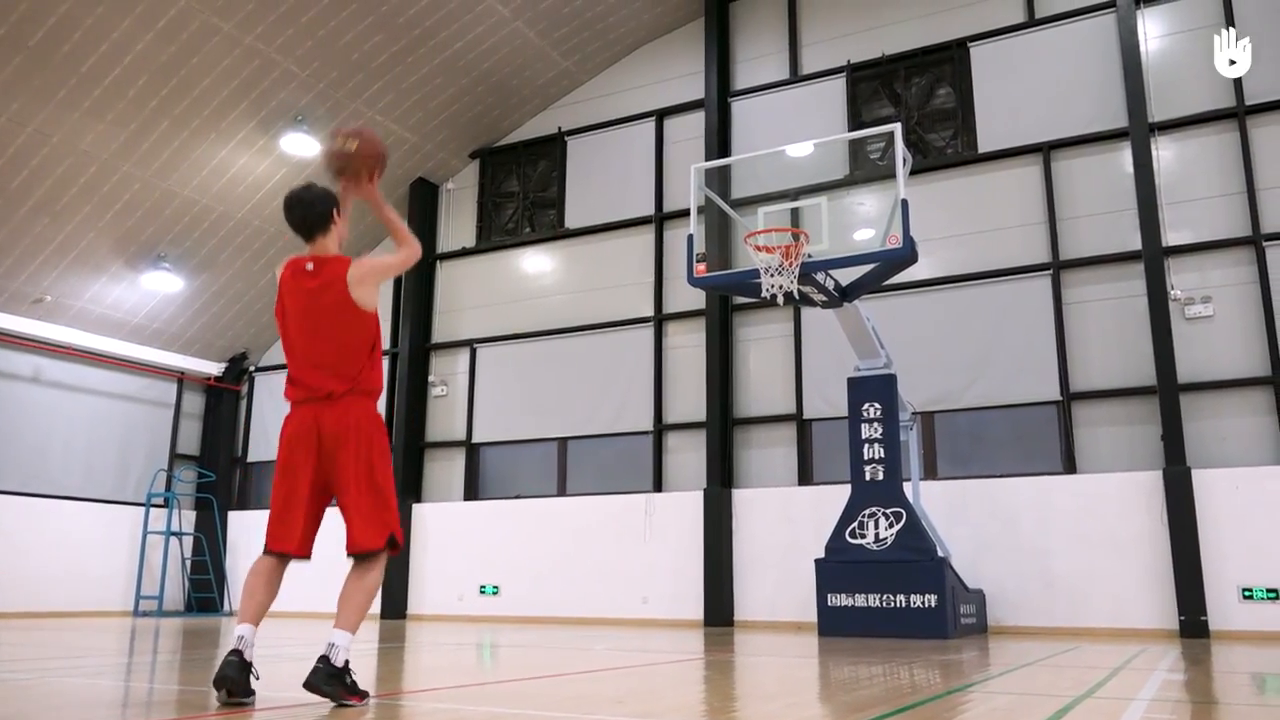
#> input picture frame 14 of video/ft0.mp4, 1280 x 720 px, given in place of ft2.mp4, which was not available
$ python motion_tracking.py
#> lines starting #> are read from the running program, lines starting #| are printed output that depends on the picture; after the words box and inside, x2 and y2 are one past the last pixel; in counts of white or black regions, pixels touching at a corner belong together; pictures that were not available may be replaced by others from this repository, and a replacement may not be noted
### VideoPlayer.py

import cv2


class VideoPlayer:

    def __init__(self, path) -> None:
        self.path = path
        self.currentFrame = 0
        self.video = cv2.VideoCapture(path)
        self.maxFrame = 0

    def getNextVideoFrame(self):
        return self.video.read()

    def setVideoFrame(self, frame):
        self.video.set(cv2.CAP_PROP_POS_FRAMES, int(frame))

    def getVideoFrame(self, frameIndex):
        self.video.set(cv2.CAP_PROP_POS_FRAMES, int(frameIndex))
        return self.video.read()

    # [8 lines left out: function getLastVideoFrame, not called in this run]

    def get_initial_ball_position(self, detector):
        initial_keypoint = []
        while(len(initial_keypoint) == 0):
            ret, frame = self.video.read()
#> frame is the input picture: shape (720, 1280, 3); mean B, G, R 138.8, 139.2, 153
            if not ret:
                print("---\nBall not found\n---")
                return (None, None)
            initial_keypoint = detector.detect(frame)
#> initial_keypoint = ()

        return (frame, initial_keypoint[0])

    def getFrameNumber(self):
        return self.video.get(cv2.CAP_PROP_FRAME_COUNT)

    def destroy(self):
        self.video.release()

### PointList.py

class PointList:

    def __init__(self) -> None:
        self.pointPerFrameDictionary = {}

    def addFrame(self, frameIndex, point_added_at_frame):
        (ptx, pty) = point_added_at_frame
        if len(self.pointPerFrameDictionary) > 0 and list(self.pointPerFrameDictionary.items())[-1] == (int(ptx), int(pty)):
            return # Duplicate point
        self.pointPerFrameDictionary[frameIndex] = (int(ptx), int(pty))

    def getPointsAtFrame(self, frameIndex):
        pts_at_frame = []
        for (frame, pt) in self.pointPerFrameDictionary.items():
            pts_at_frame.append(pt)
            if frame >= frameIndex:
                break

        return pts_at_frame

    # [14 lines left out: functions getPointsAtLastFrame, getFrameOfPoint, not called in this run]

### draw_utils.py

import cv2

LINE_COLOR = (200,8,20)
POINT_COLOR = (8,255,255)
RECT_COLOR = (255, 0,255)

def draw_points(frame, pts_list, color = POINT_COLOR):
    for (x, y) in pts_list:
        cv2.circle(frame, (int(x), int(y)), 1, color, 5)

def draw_line(frame, pts_list):
    if len(pts_list) < 2:
        return
    start = pts_list[0]
    for i in range(1, len(pts_list)):
        cv2.line(frame, start, pts_list[i], LINE_COLOR, 5)
        start = pts_list[i]

    #for (x, y) in pts_list:
        #if not isna(x) and not isna(y): #and not abs(x) != inf and abs(y) != inf:
        #cv2.circle(frame, (int(x), int(y)), 1, LINE_COLOR, 4)

def draw_area(frame, area):
    (x, y, w, h) = area
    cv2.rectangle(frame, (x,y), (x + w, y + h), RECT_COLOR, 5)

### tracker_types.py
import enum
import cv2

class Tracker(enum.Enum):
    Boosting = 0,
    MIL = 1,
    KCF = 2,
    TLD = 3,
    MedianFlow = 4,
    MOSSE = 6,
    CSRT = 7,


    def initialize_tracker(tracker_type):
        if tracker_type == Tracker.Boosting:
            return cv2.legacy.TrackerBoosting_create()
        elif tracker_type == Tracker.MIL:
            return cv2.legacy.TrackerMIL_create()
        elif tracker_type == Tracker.KCF:
            return cv2.legacy.TrackerKCF_create()
        elif tracker_type == Tracker.TLD:
            return cv2.legacy.TrackerTLD_create()
        elif tracker_type == Tracker.MedianFlow:
            return cv2.legacy.TrackerMedianFlow_create()
        elif tracker_type == Tracker.MOSSE:
            return cv2.legacy.TrackerMOSSE_create()
        #elif tracker_type == Tracker.CSRT:

        return cv2.legacy.TrackerCSRT_create()

    # [16 lines left out: function get_name, not called in this run]

### parameter_utils.py

import cv2

def get_blob_parameters_for_video(video_n):
    # Detector
    params = cv2.SimpleBlobDetector_Params()
    params.filterByArea = True
    params.minArea = 500
    params.filterByInertia = True
    params.minInertiaRatio = 0.01

    # params.minThreshold = 0
    # params.maxThreshold = 1
    # params.thresholdStep = 0.01

    if video_n == 1:
        params.minArea = 300
        params.filterByCircularity = True
        params.minCircularity = 0.7
        params.filterByConvexity = True
        params.minConvexity = 0.2
        params.minInertiaRatio = 0.3

    if video_n == 2:
        params.minArea = 400
        params.minInertiaRatio = 0.4
        params.filterByCircularity = True
        params.minCircularity = 0.75
        params.filterByConvexity = True
        params.minConvexity = 0.01

    if video_n == 3:
        params.filterByCircularity = True
        params.minCircularity = 0.8
        params.filterByConvexity = True
        params.minConvexity = 0.01

    if video_n == 4:
        params.filterByCircularity = True
        params.minCircularity = 0.8
        params.filterByConvexity = True
        params.minConvexity = 0.01

    if video_n == 5:
        params.filterByCircularity = True
        params.minCircularity = 0.7
        params.filterByConvexity = True
        params.minConvexity = 0.01
        params.filterByInertia = True
        params.minInertiaRatio = 0.8

    if video_n == 6:
        params.filterByCircularity = True
        params.minCircularity = 0.4
        params.filterByConvexity = True
        params.minConvexity = 0.1
        params.filterByInertia = True
        params.minInertiaRatio = 0.1

    return params

### function_utils.py

import cv2
import math

def split_tuple_list(ls : list) -> list:
    x_list = [x for (x, _) in ls]
    y_list = [y for (_, y) in ls]
    return (x_list, y_list)

# Returns the area selected by SimpleBlobDetector, with added padding to
# allow motion tracking
def get_area_from_keypoint(keypoint : cv2.KeyPoint):
    (x, y) = keypoint.pt
    size = keypoint.size * 3
    return (int(x - size / 2), int(y -size / 2), int(size), int(size))


# --- Utility functions to work with points ---

def points_distance(pt1 : tuple, pt2 : tuple) -> tuple:
    return math.sqrt(pow(pt1[0] - pt2[0], 2) + pow(pt1[1] - pt2[1], 2))

def points_subtraction(pt1 : tuple, pt2 : tuple) -> tuple:
    return (pt1[0] - pt2[0], pt1[1] - pt2[1])

def points_scalar_mult(pt : tuple, s : float) -> tuple:
    return (pt[0] * s, pt[1] * s)

def points_normalize(pt : tuple) -> tuple:
    s = pt[0] + pt[1]
    return (pt[0] / s, pt[1] / s)

### motion_tracking.py

import cv2
from scipy import interpolate

from tracker_types import Tracker
import parameter_utils as pu
import draw_utils as du
import function_utils as fu
from PointList import PointList
from VideoPlayer import VideoPlayer

WINDOW_NAME = 'Frame by frame calculations'

AIRBALL_THRESHOLD = 50
SCORE_THRESHOLD = 800

# Function returns a list with only coherent points for the ball movement
# the ball can change trajectory, since it often hits the rim,
# however what we are interested in is plotting the trajectory, so we remove
# all points that don't go in the same direction (left or right)
# [87 lines left out: functions monotonize, get_monotonize_ignored_points, correct_y, evaluate_shot, not called in this run]


def calculate_curve(pts, extrapolate=True):
    # divide x and y lists
    (x_list, y_list) = fu.split_tuple_list(pts)

    # At least 3 points are needed for interp1d()
    # Not done before becouse monotonize removes some points
    if len(x_list) < 3 or len(y_list) < 3:
        return []
    # monotonize x axis
    (x_list,y_list) = monotonize(x_list, y_list)
    # monotonize y axis
    (x_list,y_list) = correct_y(x_list,y_list)

    # need to double check length because of correction
    if len(x_list) < 3 or len(y_list) < 3:
        return []

    f = interpolate.interp1d(x_list, y_list, kind='linear', fill_value='extrapolate')

    x_min = min(x_list)
    x_max = max(x_list)
    if extrapolate:
        # predict 20% of line length in px
        x_len = abs(x_max-x_min)
        predicted_line_length = 0.2*x_len

        x_min -= predicted_line_length
        x_max += predicted_line_length

    # predict new points for line (x axis)
    x_points = x_list
    # add (in correct order) min and max extrapolated points
    if extrapolate:
        try:
            if x_points[0] < x_points[len(x_points)-1]:
                x_list.append(x_max)
                x_list.insert(0, x_min)

                y_list.append(int(f(x_max)))
                y_list.insert(0, int(f(x_min)))
            else:
                x_list.append(x_min)
                x_list.insert(0, x_max)

                y_list.append(int(f(x_min)))
                y_list.insert(0, int(f(x_max)))
        except:
            print("Infinity value exception, skipping for this iteration")

    return [(int(x), int(y)) for x,y in zip(x_list, y_list)]

# [25 lines left out: functions show_final_image, save_final_image, not called in this run]


def execute(video_n, tracker_type : Tracker, show_exec = True, show_res = True, save_res = True, select_area = False):
    # Source video
    video_path = 'video/ft' + str(video_n) + ".mp4"

    pointList = PointList()
    pointsInCalculatedCurve = PointList()
    videoPlayer = VideoPlayer(video_path)

    # INIZIALIZATIONS
    params = pu.get_blob_parameters_for_video(video_n)
    tracker = Tracker.initialize_tracker(tracker_type)
    detector = cv2.SimpleBlobDetector_create(params)

    paused = False

    # EXECUTION
    # Ball detection
    # Tracking initilization according to identification point
    if select_area:
        ret, frame = videoPlayer.getNextVideoFrame()
        ball_area = cv2.selectROI(frame)
    else:
        (frame, initial_keypoint) = videoPlayer.get_initial_ball_position(detector)
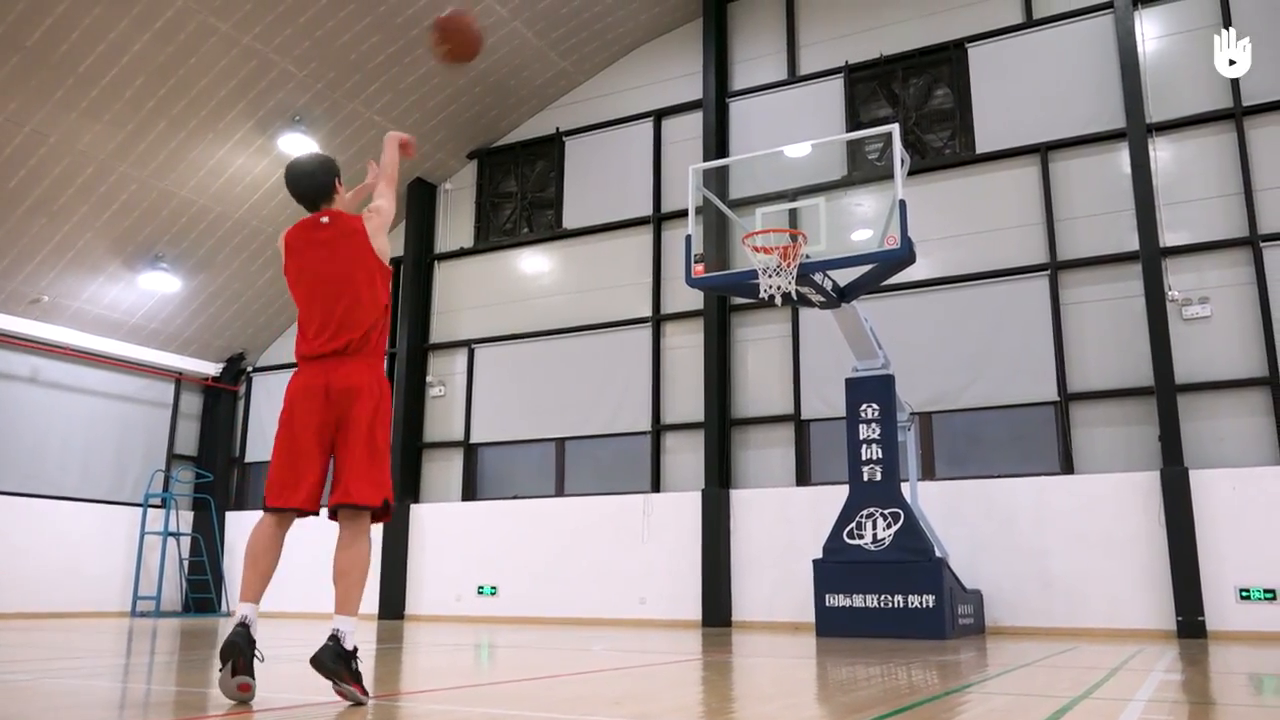
#> frame: shape (720, 1280, 3); mean B, G, R 138.8, 139.1, 153
#> initial_keypoint = keypoint at (873.7, 527.6), size 43.2
        if initial_keypoint is None:
            return
        ball_area = fu.get_area_from_keypoint(initial_keypoint)
#> ball_area = (808, 462, 129, 129)

    ret = tracker.init(frame, ball_area)
#> ret = True

    frameIndex = 0
    while True:
        if not paused:
            frameIndex += 1
            ret, frame = videoPlayer.getNextVideoFrame()
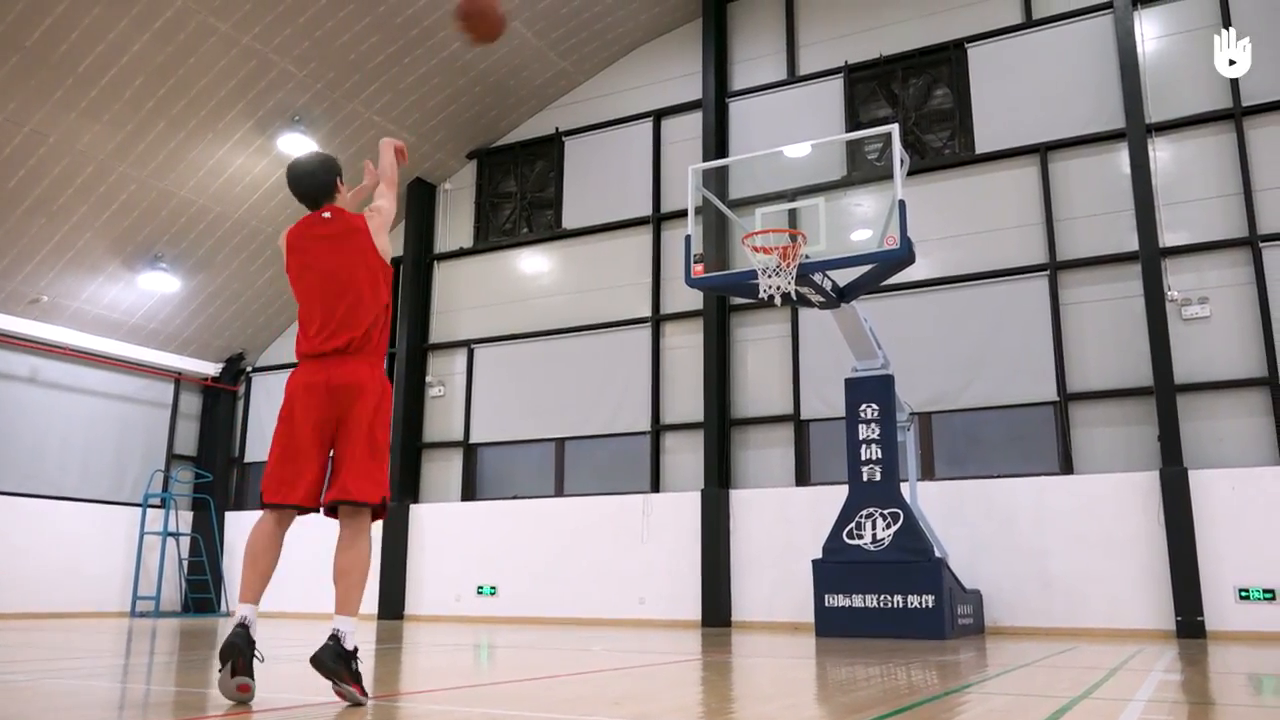
#> input picture frame 19 of video/ft0.mp4, 1280 x 720 px, given in place of ft2.mp4, which was not available
#> frame is the input picture: shape (720, 1280, 3); mean B, G, R 138.6, 139, 152.9
            if not ret:
                break

            ret, bbox = tracker.update(frame)
#> bbox = (808, 462, 129, 129)

            if ret:
                # Add current ball position to list
                (x, y, w, h) = [int(v) for v in bbox]
#> x = 808; y = 462; w = 129; h = 129
                pointList.addFrame(frameIndex, (x+w/2, y + h/2))

            currentFramePoints = pointList.getPointsAtFrame(frameIndex)

            calculated_curve = calculate_curve(currentFramePoints)
            if len(calculated_curve) > 1:
                # add last calculated point to the curve points
                # len()-1 == extrapolated point
                pointsInCalculatedCurve.addFrame(frameIndex, calculated_curve[len(calculated_curve)-2])

            if show_exec:
                # Display area used to track ball
                du.draw_area(frame, (x, y, w, h))
#> in draw_area, `cv2.rectangle(frame, (x,y), (x + w, y + h), RECT_COLOR, 5)`:
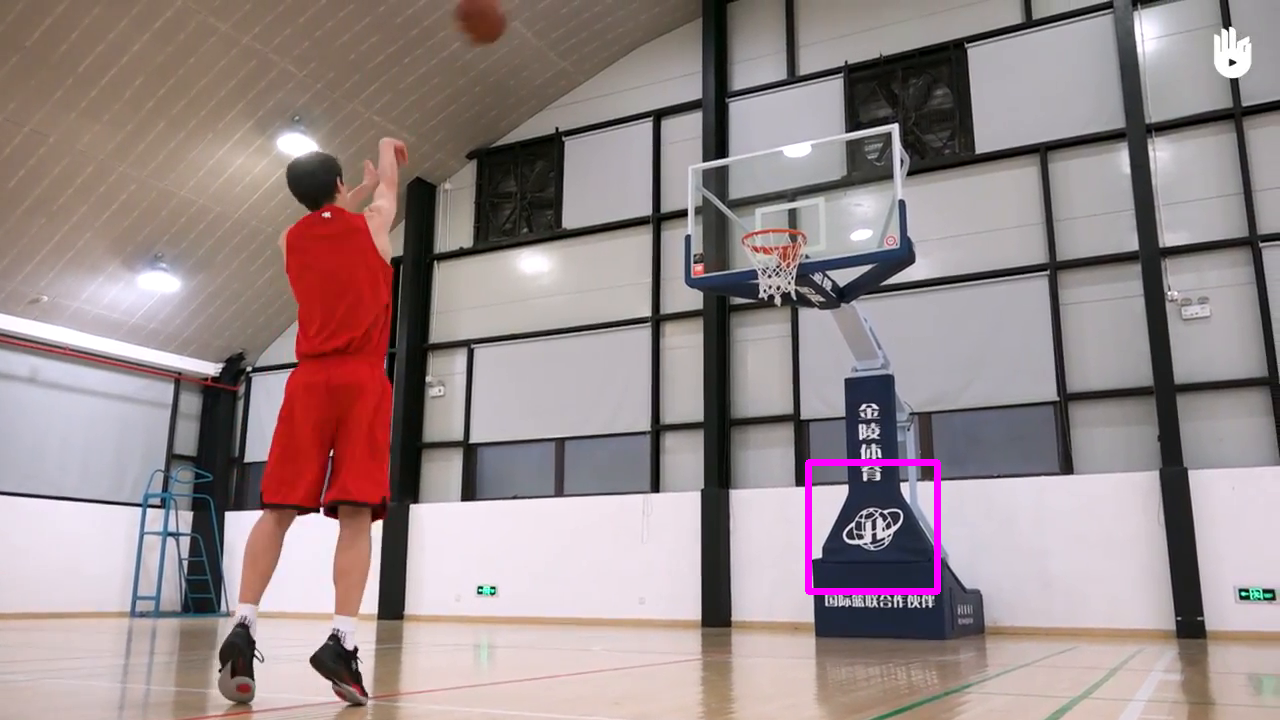
#> frame: shape (720, 1280, 3); 0.39% of pixels changed, all inside (x1, y1, x2, y2) = (805, 459, 941, 595)
                # Display all points from the calculated curve
                du.draw_line(frame, calculated_curve)
                # Display all points found by the motion tracker
                du.draw_points(frame, currentFramePoints)
#> after the loop in draw_points, `for (x, y) in pts_list:`: frame: shape (720, 1280, 3); 0.01% of pixels changed, all inside (x1, y1, x2, y2) = (868, 522, 877, 531)
                cv2.imshow(WINDOW_NAME, frame)

        k = cv2.waitKey(30) & 0xff
#> (key Esc is pressed here)

        if k == 27: # ESC
            exit(0)
#> (the program exits here)
